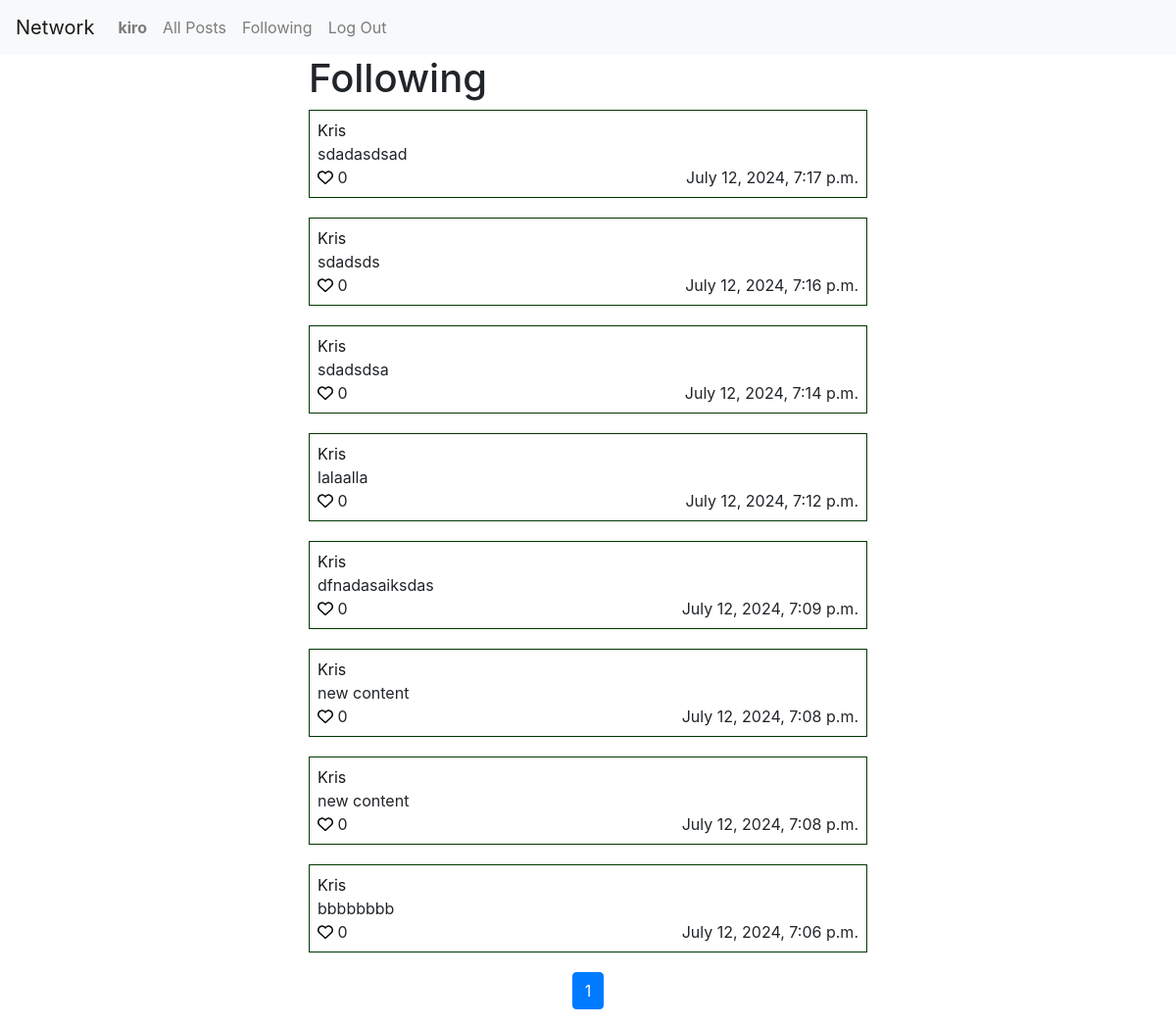
Page /following (signed in) on the earlier database version.
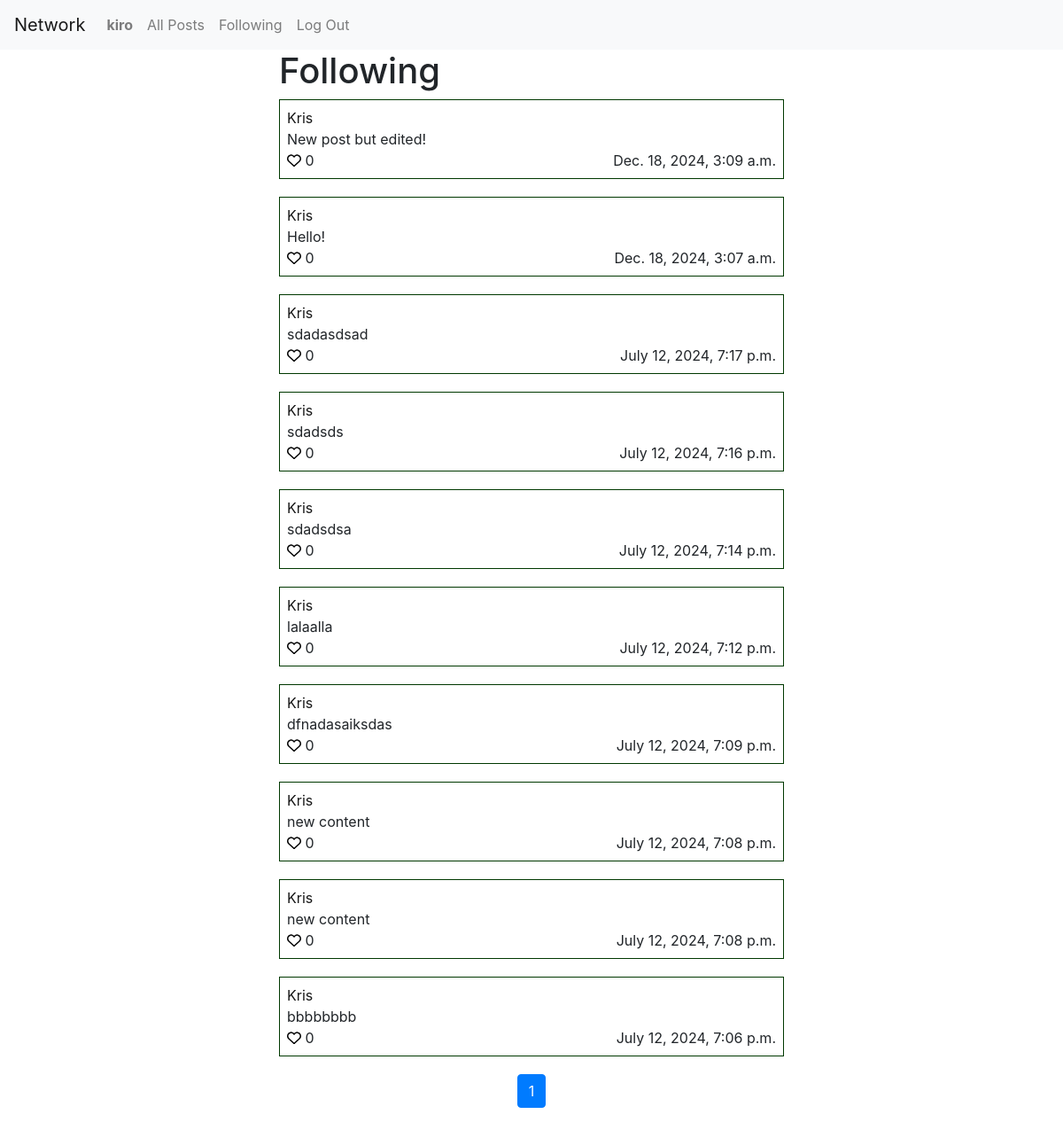
Same page on the later database version.
### network/models.py (models this page shows)
class User(AbstractUser):
    pass

class Post(models.Model):
    user = models.ForeignKey(User, on_delete=models.CASCADE, related_name="posts")
    body = models.TextField(max_length=1024)
    created_at = models.DateTimeField(auto_now_add=True)
    likes = models.IntegerField(default=0)

### network/views.py (the view)
# urls.py: path("following", views.following, name="following"),
@login_required
def following(request):
    following_users = request.user.following.values_list('followed', flat=True)
    posts = Post.objects.filter(user__in=following_users).order_by("-created_at")
    paginator = Paginator(posts, 10)
    page_number = request.GET.get('page')
    page_obj = paginator.get_page(page_number)
    return render(request, "network/following.html", {
        "page_obj": page_obj
    })

### network/templates/network/following.html (shortened to what this page needs)
{% extends "network/layout.html" %} {% load static %} {% block body %}
<div class="container">
  <h1>Following</h1>
  {% for post in page_obj %}
    <div class="post" data-post-id="{{ post.id }}" data-post-likes="{{ post.likes }}">
      <a href="{% url 'profile' post.user.id %}">
        <p>{{ post.user|capfirst }}</p>
      </a>
      <p>{{ post.body }}</p>
      <div class="d-flex justify-content-between">
      <div>
        {% if post.id in liked_posts %}
          <button class="unlike-post unlike-post-{{ post.id }}" data-post-id="{{ post.id }}">
            <svg class="mb-1" xmlns="http://www.w3.org/2000/svg" width="16" height="16" viewBox="0 0 512 512" fill="red">
              <path
                d="M47.6 300.4L228.3 469.1c7.5 7 17.4 10.9 27.7 10.9s20.2-3.9 27.7-10.9L464.4 300.4c30.4-28.3 47.6-68 47.6-109.5v-5.8c0-69.9-50.5-129.5-119.4-141C347 36.5 300.6 51.4 268 84L256 96 244 84c-32.6-32.6-79-47.5-124.6-39.9C50.5 55.6 0 115.2 0 185.1v5.8c0 41.5 17.2 81.2 47.6 109.5z"
              />
            </svg>
          </button>
          <button class="like-post like-post-{{ post.id }} d-none" data-post-id="{{ post.id }}">
            <svg class="mb-1" xmlns="http://www.w3.org/2000/svg" width="16" height="16" viewBox="0 0 512 512">
              <path
                d="M225.8 468.2l-2.5-2.3L48.1 303.2C17.4 274.7 0 234.7 0 192.8l0-3.3c0-70.4 50-130.8 119.2-144C158.6 37.9 198.9 47 231 69.6c9 6.4 17.4 13.8 25 22.3c4.2-4.8 8.7-9.2 13.5-13.3c3.7-3.2 7.5-6.2 11.5-9c0 0 0 0 0 0C313.1 47 353.4 37.9 392.8 45.4C462 58.6 512 119.1 512 189.5l0 3.3c0 41.9-17.4 81.9-48.1 110.4L288.7 465.9l-2.5 2.3c-8.2 7.6-19 11.9-30.2 11.9s-22-4.2-30.2-11.9zM239.1 145c-.4-.3-.7-.7-1-1.1l-17.8-20-.1-.1s0 0 0 0c-23.1-25.9-58-37.7-92-31.2C81.6 101.5 48 142.1 48 189.5l0 3.3c0 28.5 11.9 55.8 32.8 75.2L256 430.7 431.2 268c20.9-19.4 32.8-46.7 32.8-75.2l0-3.3c0-47.3-33.6-88-80.1-96.9c-34-6.5-69 5.4-92 31.2c0 0 0 0-.1 .1s0 0-.1 .1l-17.8 20c-.3 .4-.7 .7-1 1.1c-4.5 4.5-10.6 7-16.9 7s-12.4-2.5-16.9-7z"
              />
            </svg>
          </button>
        {% else %}
          <button class="like-post like-post-{{ post.id }}" data-post-id="{{ post.id }}">
          </button>
        {% endif %}
        <span class="post-likes">{{ post.likes }}</span>
      </div>
      <span>{{ post.created_at }}</span>
    </div>
    </div>
  {% endfor %}
  <nav aria-label="Page navigation">
    <ul class="pagination justify-content-center">
      {% for num in page_obj.paginator.page_range %}
      {% if page_obj.number == num %}
      <li class="page-item active"><span class="page-link">{{ num }}</span></li>
      {% elif num > page_obj.number|add:'-3' and num < page_obj.number|add:'3' %}
      <li class="page-item"><a class="page-link" href="?page={{ num }}">{{ num }}</a></li>
      {% endif %}
      {% endfor %}
    </ul>
  </nav>
</div>
{% endblock %}

### network/templates/network/layout.html (shortened to what this page needs)
{% load static %}
<!DOCTYPE html>
<html lang="en">
  <head>
    <link
      rel="stylesheet"
      href="https://stackpath.bootstrapcdn.com/bootstrap/4.4.1/css/bootstrap.min.css"
    />
    <link href="{% static 'network/styles.css' %}" rel="stylesheet" />
  </head>
  <body>
    <nav class="navbar navbar-expand-lg navbar-light bg-light">
      <a class="navbar-brand" href="{% url 'index' %}">Network</a>
      <div>
        <ul class="navbar-nav mr-auto">
          {% if request.user.is_authenticated %}
          <li class="nav-item">
            <a class="nav-link" href="{% url 'profile' user.id %}"
              ><strong>{{ request.user.username }}</strong></a
            >
          </li>
          {% endif %}
          <li class="nav-item">
            <a class="nav-link" href="{% url 'index' %}">All Posts</a>
          </li>
          {% if request.user.is_authenticated %}
          <li class="nav-item">
            <a class="nav-link" href="{% url 'following' %}">Following</a>
          </li>
          <li class="nav-item">
            <a class="nav-link" href="{% url 'logout' %}">Log Out</a>
          </li>
          {% endif %}
        </ul>
      </div>
    </nav>
    <div class="body">{% block body %} {% endblock %}</div>
  </body>
</html>

### network/static/network/styles.css (style rules this page uses)
p { margin: 0; }
.container { width: 50%; }
a { color: rgb(24, 24, 24); }
.post { margin-bottom: 20px; padding: 0.5em; border: 1.5px solid rgb(0, 56, 0); }
.like-post, .unlike-post { background: none; color: inherit; border: none; padding: 0; font: inherit; cursor: pointer; outline: inherit; }

Differences in the rows shown:
added Post: user "Kris", body "New post but edited!", likes "0", created_at "Dec. 18, 2024, 3:09 a.m."
added Post: user "Kris", body "Hello!", likes "0", created_at "Dec. 18, 2024, 3:07 a.m."
